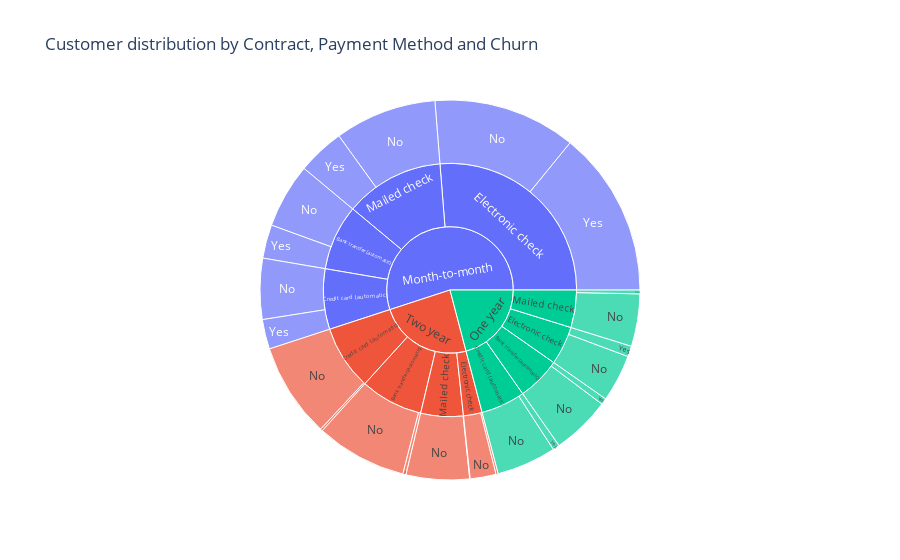

Notebook code for this chart:
### Code cell
fig = px.sunburst(df, path=['Contract', 'PaymentMethod', 'Churn'], 
                  title="Customer distribution by Contract, Payment Method and Churn"
                  )
fig.show()

### Figure 1 — Plotly figure (JSON) as saved in the notebook; plotly's stock layout.template omitted (floating-point values rounded to 4 significant figures)
{"data": [{"branchvalues": "total", "domain": {"x": [0, 1], "y": [0, 1]}, "hovertemplate": "labels=%{label}<br>count=%{value}<br>parent=%{parent}<br>id=%{id}<extra></extra>", "ids": ["Month-to-month/Electronic check/No", "One year/Mailed check/No", "Month-to-month/Mailed check/Yes", "One year/Bank transfer (automatic)/No", "Month-to-month/Electronic check/Yes", "Month-to-month/Credit card (automatic)/No", "Month-to-month/Mailed check/No", "Two year/Credit card (automatic)/No", "One year/Credit card (automatic)/No", "Month-to-month/Bank transfer (automatic)/Yes", "Two year/Bank transfer (automatic)/No", "Month-to-month/Credit card (automatic)/Yes", "Month-to-month/Bank transfer (automatic)/No", "One year/Electronic check/No", "Two year/Mailed check/No", "Two year/Bank transfer (automatic)/Yes", "Two year/Electronic check/No", "One year/Bank transfer (automatic)/Yes", "Two year/Mailed check/Yes", "One year/Credit card (automatic)/Yes", "Two year/Electronic check/Yes", "One year/Mailed check/Yes", "One year/Electronic check/Yes", "Two year/Credit card (automatic)/Yes", "Month-to-month/Electronic check", "One year/Mailed check", "Month-to-month/Mailed check", "One year/Bank transfer (automatic)", "Month-to-month/Credit card (automatic)", "Two year/Credit card (automatic)", "One year/Credit card (automatic)", "Month-to-month/Bank transfer (automatic)", "Two year/Bank transfer (automatic)", "One year/Electronic check", "Two year/Mailed check", "Two year/Electronic check", "Month-to-month", "One year", "Two year"], "labels": ["No", "No", "Yes", "No", "Yes", "No", "No", "No", "No", "Yes", "No", "Yes", "No", "No", "No", "Yes", "No", "Yes", "Yes", "Yes", "Yes", "Yes", "Yes", "Yes", "Electronic check", "Mailed check", "Mailed check", "Bank transfer (automatic)", "Credit card (automatic)", "Credit card (automatic)", "Credit card (automatic)", "Bank transfer (automatic)", "Bank transfer (automatic)", "Electronic check", "Mailed check", "Electronic check", "Month-to-month", "One year", "Two year"], "name": "", "parents": ["Month-to-month/Electronic check", "One year/Mailed check", "Month-to-month/Mailed check", "One year/Bank transfer (automatic)", "Month-to-month/Electronic check", "Month-to-month/Credit card (automatic)", "Month-to-month/Mailed check", "Two year/Credit card (automatic)", "One year/Credit card (automatic)", "Month-to-month/Bank transfer (automatic)", "Two year/Bank transfer (automatic)", "Month-to-month/Credit card (automatic)", "Month-to-month/Bank transfer (automatic)", "One year/Electronic check", "Two year/Mailed check", "Two year/Bank transfer (automatic)", "Two year/Electronic check", "One year/Bank transfer (automatic)", "Two year/Mailed check", "One year/Credit card (automatic)", "Two year/Electronic check", "One year/Mailed check", "One year/Electronic check", "Two year/Credit card (automatic)", "Month-to-month", "One year", "Month-to-month", "One year", "Month-to-month", "Two year", "One year", "Month-to-month", "Two year", "One year", "Two year", "Two year", "", "", ""], "type": "sunburst", "values": [856, 314, 282, 353, 994, 365, 611, 568, 357, 201, 545, 178, 388, 283, 379, 19, 155, 38, 3, 41, 13, 23, 64, 13, 1850, 337, 893, 391, 543, 581, 398, 589, 564, 347, 382, 168, 3875, 1473, 1695]}], "layout": {"legend": {"tracegroupgap": 0}, "title": {"text": "Customer distribution by Contract, Payment Method and Churn"}}}
